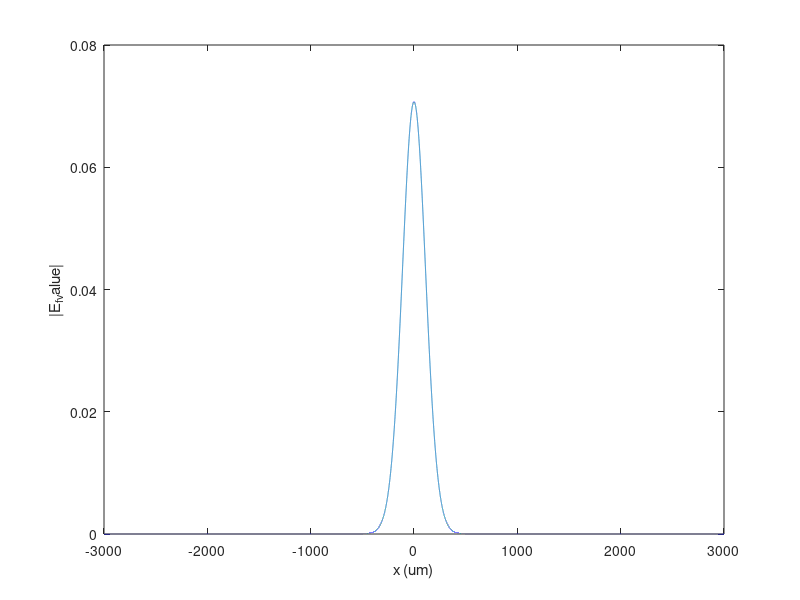
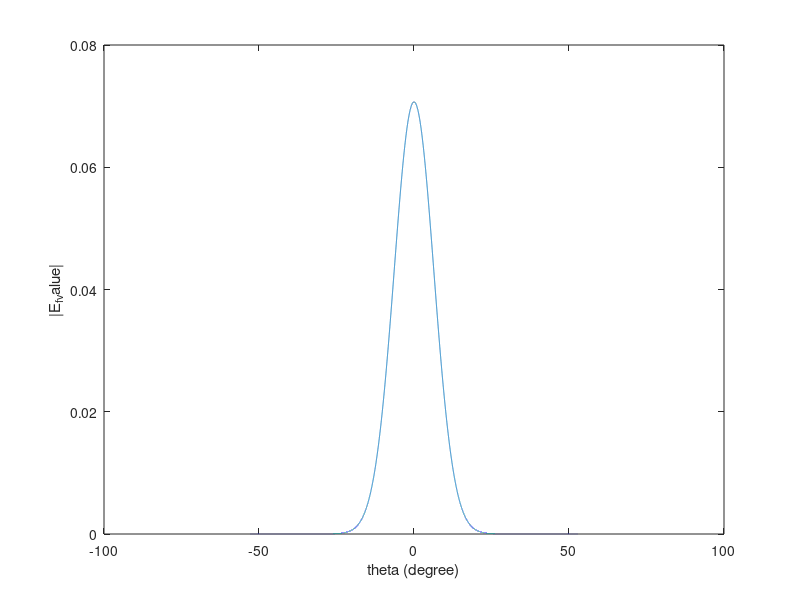

Here is the MATLAB script that generated these plots, in order:
% code for the one dimension beam propagation
clc 
clear all
% close all

%% Parameters table

w_in = 2; % um, IWs gaussian beam width
w_p = 100; % um, IWs periods
lambda = 1; % um, wavelength 
% zt = 2.*w_p.^2/lambda; % talbot cavity length
zt = 1e3;
k = 2*pi/lambda; % wave vector


% parameters
Ein_test = @(x) exp(-(x./w_in).^2);
Power_Ein = integral(@(x)(Ein_test(x).^2), -Inf, +Inf);


%% Step 1 Input Waveguide (IW) far field 
Ein = @(x, a) ((1/sqrt(Power_Ein)).*exp(-((x - a)./w_in).^2));
E_slit = @(x, a) 1.*(x>=- a./2 & x<= a./2);


x = linspace(-1e2, 1e2, 1e3);
% Example: a gaussian function
Ein_value = Ein(x, 0);
% % Example: a slit function
% Ein_value = E_slit(x, 10);
% % Example: a higher mode function (two gaussian)
% Ein_value = Ein(x, -2) + Ein(x, 2);

x_ = linspace(-3e3, 3e3, 1e5);
k = 2*pi/lambda; 
for i_x_ = 1:length(x_)
    z = zt;
    r0 = sqrt((x_(i_x_) - x).^2 + zt.^2);
    E_core = Ein_value.*exp(1j.*k.*sqrt((x_(i_x_) - x).^2 + zt.^2))./(1j.*lambda.*r0);
    E_f(i_x_) = trapz(x, E_core);
end

% test E_f vs x
figure
power_E_f = trapz(x_, abs(E_f).^2);
plot(x_, (1/sqrt(power_E_f)).*abs(E_f))
xlabel('x_ (um)')
ylabel('|E_f_value|')
% test E_f vs theta
figure
power_E_f = trapz(x_, abs(E_f).^2);
plot(rad2deg( atan(x_./zt)) , (1/sqrt(power_E_f)).*abs(E_f))
xlabel('theta (degree)')
ylabel('|E_f_value|')